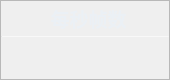
                  <widget class="QFrame" name="Fps_QF_cam">
                   <property name="minimumSize">
                    <size>
                     <width>170</width>
                     <height>80</height>
                    </size>
                   </property>
                   <property name="maximumSize">
                    <size>
                     <width>170</width>
                     <height>80</height>
                    </size>
                   </property>
                   <property name="toolTipDuration">
                    <number>0</number>
                   </property>
                   <property name="styleSheet">
                    <string notr="true">QFrame#Fps_QF_cam {
    color: rgb(245, 248, 250);

    background-color: qlineargradient(
        x1:0, y1:0,
        x2:1, y2:1,
        stop:0 rgb(48, 92, 76),
        stop:1 rgb(34, 68, 58)
    );

    border: 1px solid rgb(90, 210, 140);
    border-radius: 10px;
}
</string>
                   </property>
                   <property name="frameShape">
                    <enum>QFrame::Shape::StyledPanel</enum>
                   </property>
                   <property name="frameShadow">
                    <enum>QFrame::Shadow::Raised</enum>
                   </property>
                   <layout class="QVBoxLayout" name="verticalLayout_26" stretch="0,2,1">
                    <property name="spacing">
                     <number>0</number>
                    </property>
                    <property name="leftMargin">
                     <number>0</number>
                    </property>
                    <property name="topMargin">
                     <number>0</number>
                    </property>
                    <property name="rightMargin">
                     <number>0</number>
                    </property>
                    <property name="bottomMargin">
                     <number>0</number>
                    </property>
                    <item>
                     <widget class="QFrame" name="Fps_top_cam">
                      <property name="styleSheet">
                       <string notr="true">border:none</string>
                      </property>
                      <property name="frameShape">
                       <enum>QFrame::Shape::StyledPanel</enum>
                      </property>
                      <property name="frameShadow">
                       <enum>QFrame::Shadow::Raised</enum>
                      </property>
                      <layout class="QHBoxLayout" name="horizontalLayout_18">
                       <property name="spacing">
                        <number>0</number>
                       </property>
                       <property name="leftMargin">
                        <number>0</number>
                       </property>
                       <property name="topMargin">
                        <number>3</number>
                       </property>
                       <property name="rightMargin">
                        <number>7</number>
                       </property>
                       <property name="bottomMargin">
                        <number>3</number>
                       </property>
                       <item>
                        <widget class="QLabel" name="label_11">
                         <property name="maximumSize">
                          <size>
                           <width>16777215</width>
                           <height>30</height>
                          </size>
                         </property>
                         <property name="font">
                          <font>
                           <family>Noto Sans CJK SC</family>
                           <pointsize>14</pointsize>
                           <italic>false</italic>
                           <fontweight>DemiBold</fontweight>
                          </font>
                         </property>
                         <property name="styleSheet">
                          <string notr="true">color: rgb(235, 240, 245);
font: 14pt &quot;Noto Sans CJK SC&quot;;
padding-left: 14px;
font-weight: 600;</string>
                         </property>
                         <property name="midLineWidth">
                          <number>-1</number>
                         </property>
                         <property name="text">
                          <string>每秒帧数</string>
                         </property>
                         <property name="alignment">
                          <set>Qt::AlignmentFlag::AlignCenter</set>
                         </property>
                         <property name="wordWrap">
                          <bool>false</bool>
                         </property>
                         <property name="indent">
                          <number>0</number>
                         </property>
                        </widget>
                       </item>
                      </layout>
                     </widget>
                    </item>
                    <item>
                     <widget class="Line" name="line_8">
                      <property name="maximumSize">
                       <size>
                        <width>16777215</width>
                        <height>1</height>
                       </size>
                      </property>
                      <property name="styleSheet">
                       <string notr="true">background-color: rgba(255, 255, 255, 89);</string>
                      </property>
                      <property name="orientation">
                       <enum>Qt::Orientation::Horizontal</enum>
                      </property>
                     </widget>
                    </item>
                    <item>
                     <widget class="QFrame" name="Fps_bottom_cam">
                      <property name="styleSheet">
                       <string notr="true">border:none</string>
                      </property>
                      <property name="frameShape">
                       <enum>QFrame::Shape::StyledPanel</enum>
                      </property>
                      <property name="frameShadow">
                       <enum>QFrame::Shadow::Raised</enum>
                      </property>
                      <layout class="QVBoxLayout" name="verticalLayout_27">
                       <property name="spacing">
                        <number>0</number>
                       </property>
                       <property name="leftMargin">
                        <number>0</number>
                       </property>
                       <property name="topMargin">
                        <number>6</number>
                       </property>
                       <property name="rightMargin">
                        <number>0</number>
                       </property>
                       <property name="bottomMargin">
                        <number>6</number>
                       </property>
                       <item>
                        <widget class="QLabel" name="fps_label_cam">
                         <property name="minimumSize">
                          <size>
                           <width>0</width>
                           <height>30</height>
                          </size>
                         </property>
                         <property name="maximumSize">
                          <size>
                           <width>16777215</width>
                           <height>30</height>
                          </size>
                         </property>
                         <property name="font">
                          <font>
                           <family>Noto Sans CJK SC</family>
                           <pointsize>17</pointsize>
                           <italic>false</italic>
                           <bold>false</bold>
                           <underline>false</underline>
                          </font>
                         </property>
                         <property name="styleSheet">
                          <string notr="true">color: rgb(235, 240, 245);
font: 17pt &quot;Noto Sans CJK SC&quot;;
</string>
                         </property>
                         <property name="text">
                          <string/>
                         </property>
                         <property name="alignment">
                          <set>Qt::AlignmentFlag::AlignCenter</set>
                         </property>
                        </widget>
                       </item>
                      </layout>
                     </widget>
                    </item>
                   </layout>
                  </widget>
